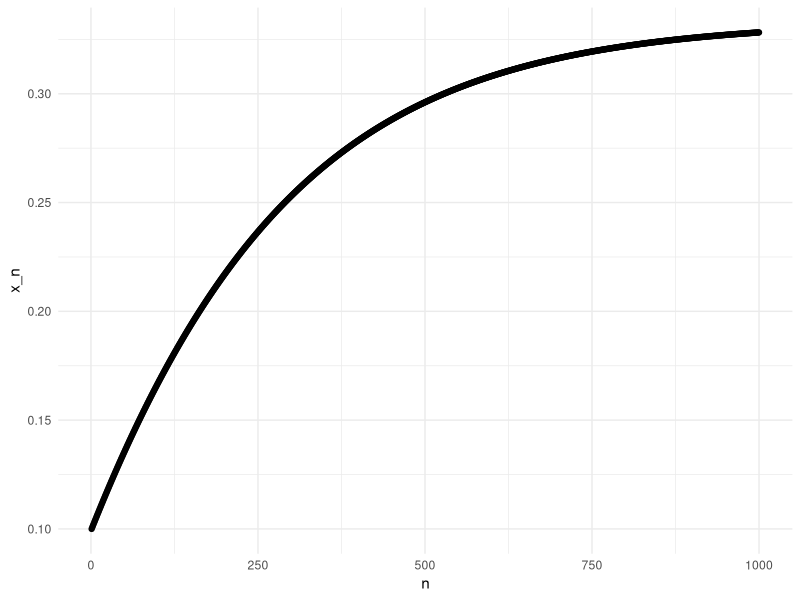
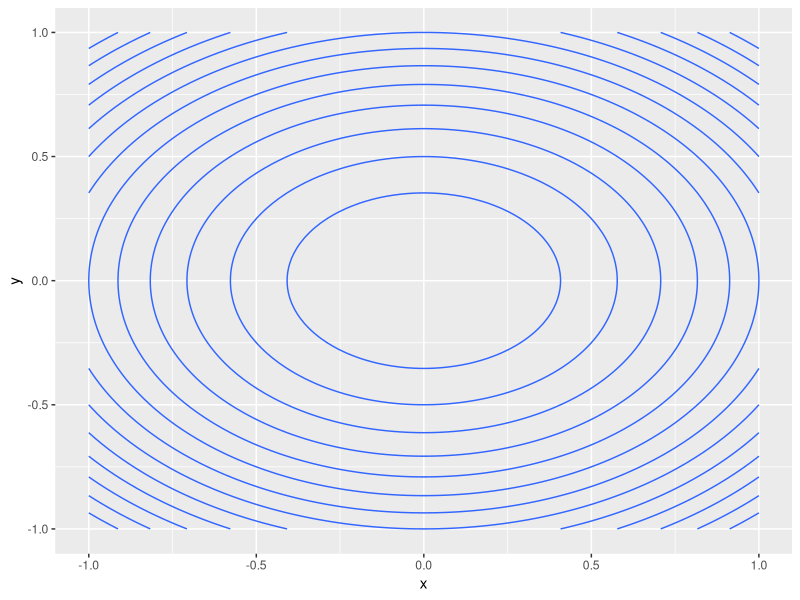
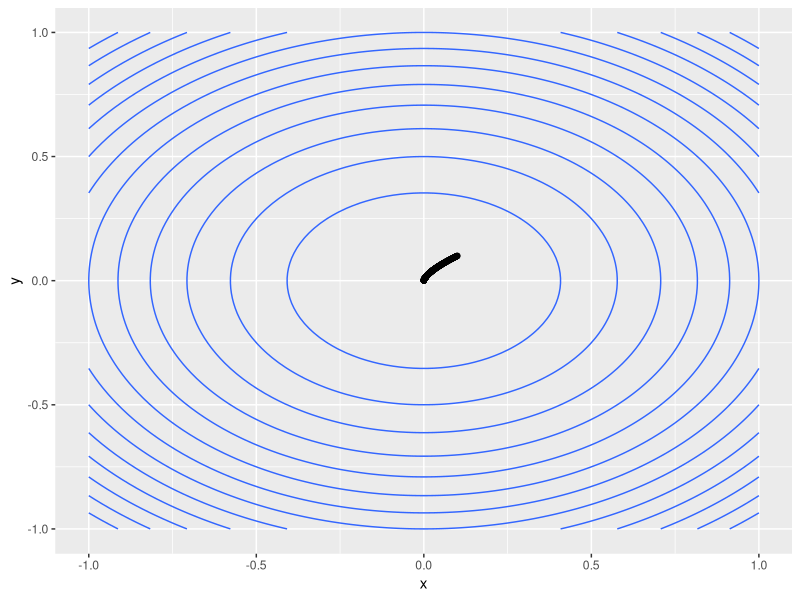

Generate these figures, in order, with R:
## ---- chunk 1
library(nleqslv) 

g <- \(x) 1 - 2*x - 3*x^2
gp <- \(x) -2 - 6*x
x0 <- 0.1

nleqslv(x0,g,gp,method="Newton")
## ---- chunk 2
g <- \(x) -(1+x-x^2-x^3)
gp <- \(x) -(1 - 2*x - 3*x^2)
x0 <- 0.1

gp(x0)
## ---- chunk 3
g <- \(x) -(1+x-x^2-x^3)
gp <- \(x) -(1 - 2*x - 3*x^2)
x <- 0.1 #x0

gamma <- 1.e-3

for(i in 1:1000){
   x <- x - gamma * gp(x)
}

x
## ---- chunk 4
library(ggplot2)

gamma <- 1.e-3 #"Step"
n <- 1000 #Iterations

r <- numeric(n) #Results

r[1] <- 0.1 #Initial point

for(i in 2:n){
   r[i] <- r[i-1] - gamma * gp(r[i-1])
}

point_plot <- ggplot(data.frame(x = seq(1, n), y = r), aes(x=x, y=y)) + 
  geom_point() + 
  theme_minimal() +
  ylab("x_n") +
  xlab("n")

point_plot
## ---- chunk 5
library(pracma)
library(purrr)

f <- \(x) 3*x[1]^2 + 4*x[2]^2

#10000 points on a grid [-3,3]x[-3,3]

#Alternative to meshgrid
grid <- expand.grid(seq(-1,1,length.out=100),seq(-1,1,length.out=100))

#Alternative to map_dbl (see Ch. 4)
z <- apply(grid,1,f) #1 means "over rows".

#Put everything in dataframe
df <- data.frame(x=grid[1],y=grid[2],z=z)
colnames(df) <- c("x","y","z")

contour_plot <- ggplot(df, aes(x=x, y=y, z=z)) + 
  geom_contour() 

contour_plot

## ---- chunk 6

#Gradient 
Df <- \(x) c(6*x[1],4*x[2])

gamma <- 1.e-3 #"Step"
n <- 1000 #Iterations

r <- matrix(nrow=n,ncol=2) #Results

r[1,] <- c(0.1,0.1) #Initial point

for(i in 2:n){
   r[i,] <- r[i-1,] - gamma * Df(r[i-1,])
}

resdf <- data.frame(r)
colnames(resdf) <- c("x","y")

contour_plot <- ggplot(df) + 
                geom_contour(aes(x=x,y=y,z=z)) + 
                geom_point(data=resdf,aes(x=x,y=y))

contour_plot
